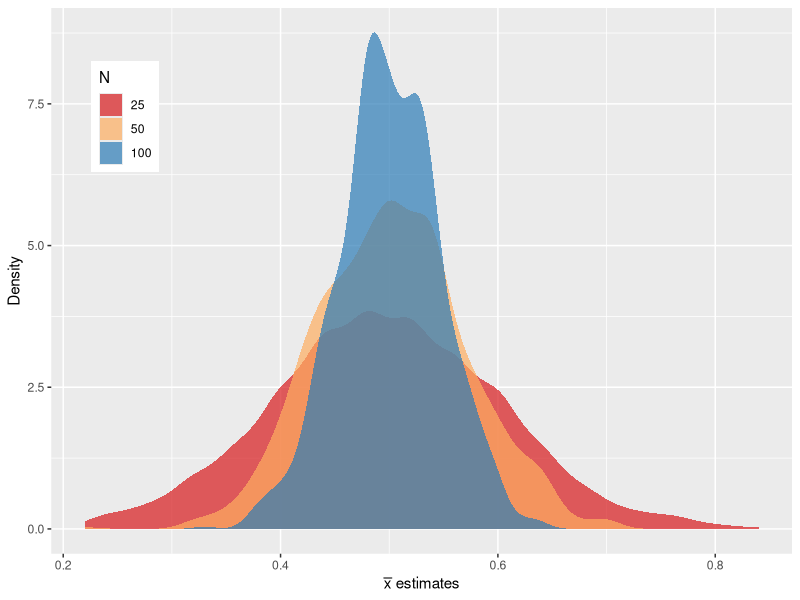
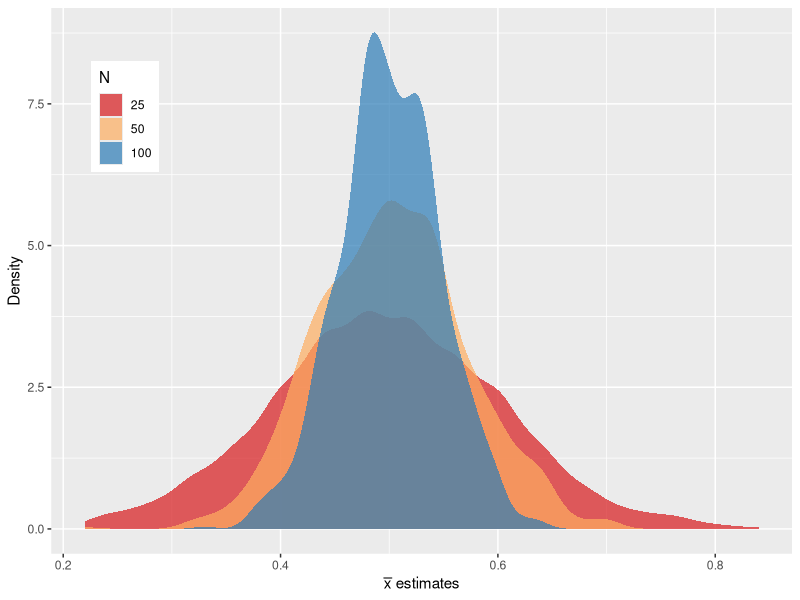

Source code (R) for these figures, in order:

# Plot of sampling error for samples taken from population of binary genotypes

library(dplyr)
library(ggplot2)

pop <- c(rep(0, 500), rep(1, 500))

samp_ns <- c(25, 50, 100)
set.seed(9)
samp_df <- lapply(samp_ns, 
                  function(x) sapply(1:1000, function(i) mean(sample(pop, x)))) %>% 
    do.call(what = cbind, args = .) %>% 
    as_data_frame %>% 
    rename_(.dots = setNames(paste0('V', 1:3), samp_ns)) %>% 
    tidyr::gather('N', mu)

sampling_p <- samp_df %>% 
    filter(N != '5') %>% 
    mutate(N = factor(N, levels = samp_ns)) %>% 
    ggplot(aes(mu, fill = N)) +
    geom_density(color = NA, alpha = 0.7) +
    scale_fill_manual(values = c('#d7191c','#fdae61','#2c7bb6')) +
    xlab(expression(bar(x) ~ estimates)) +
    ylab('Density') +
    theme(legend.position = c(0.1, 0.8))
sampling_p
ggsave('./_paper/figs/sampling_p.pdf', sampling_p, width = 6, height = 4)

